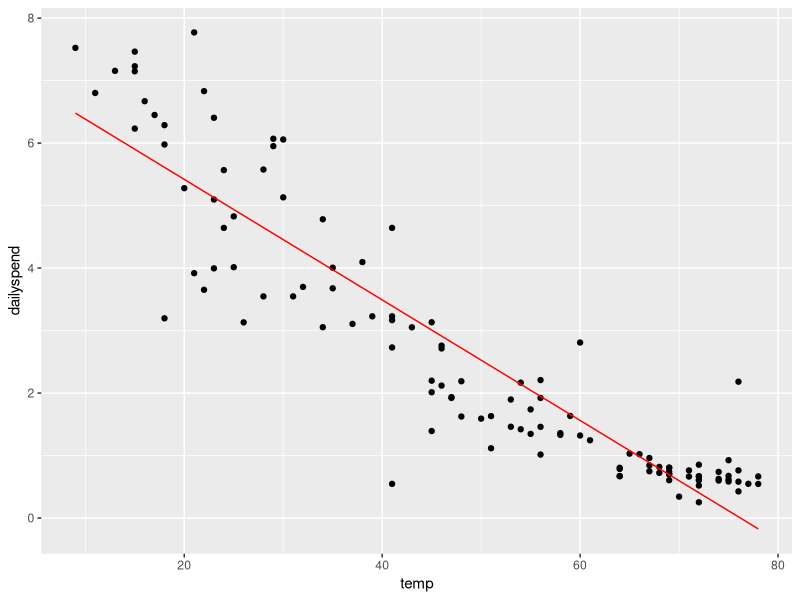
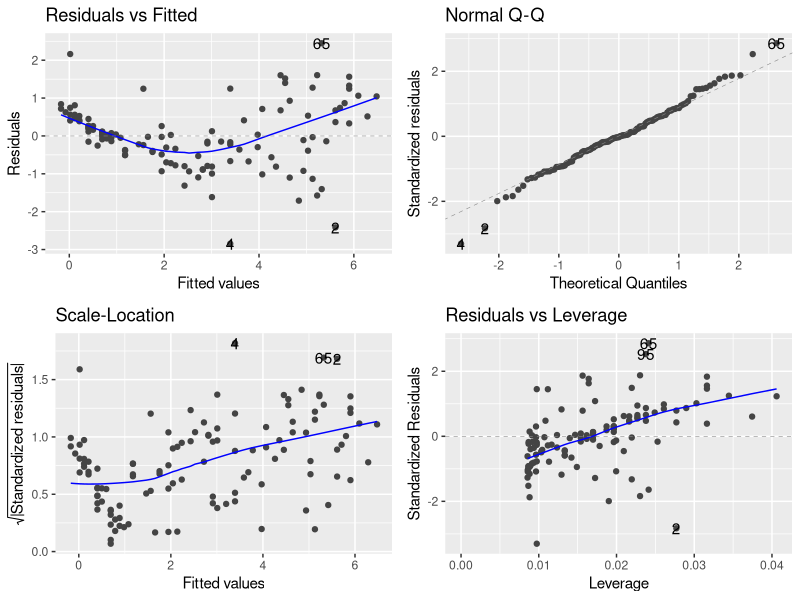
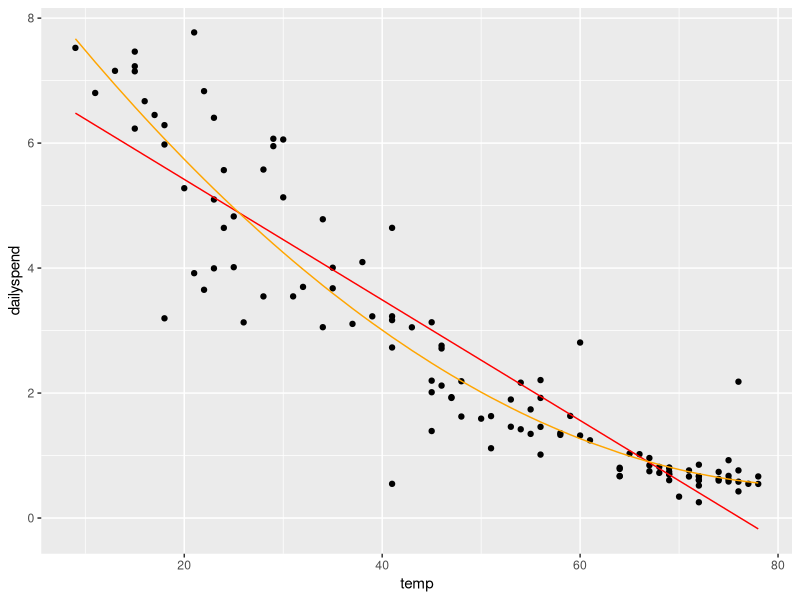
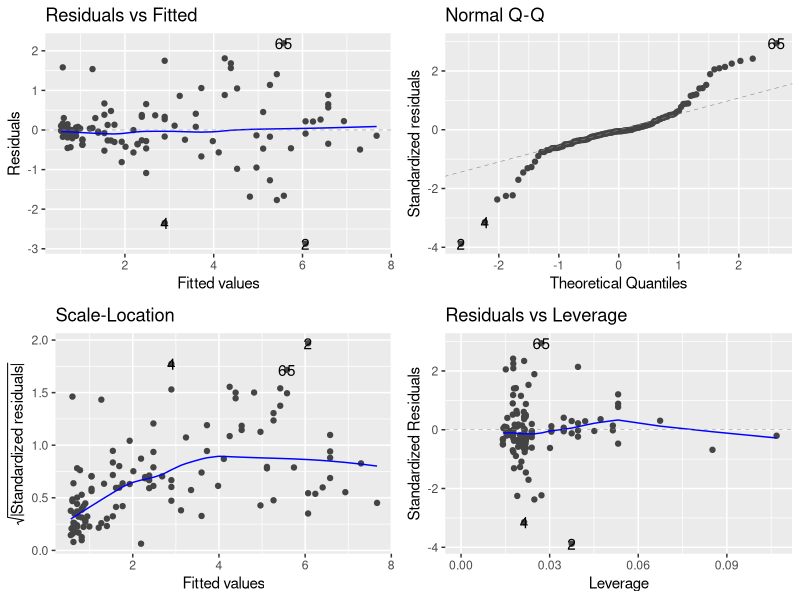
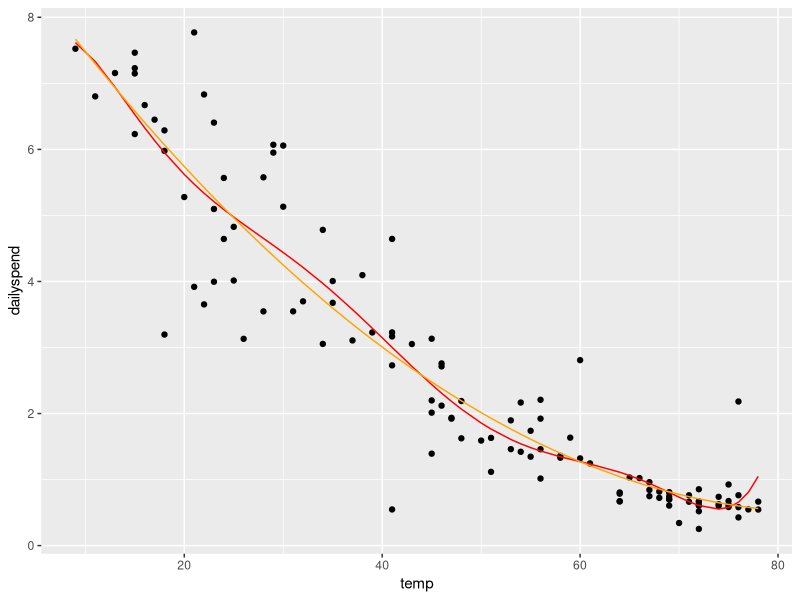
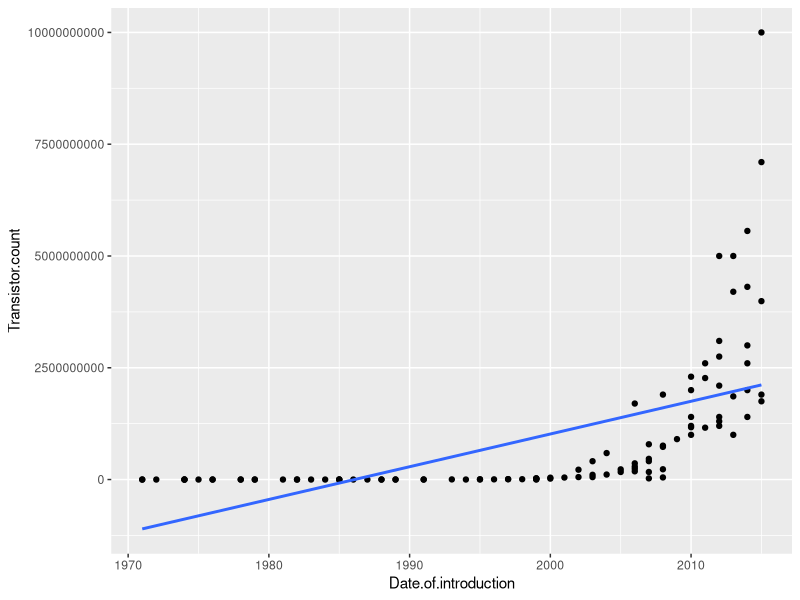
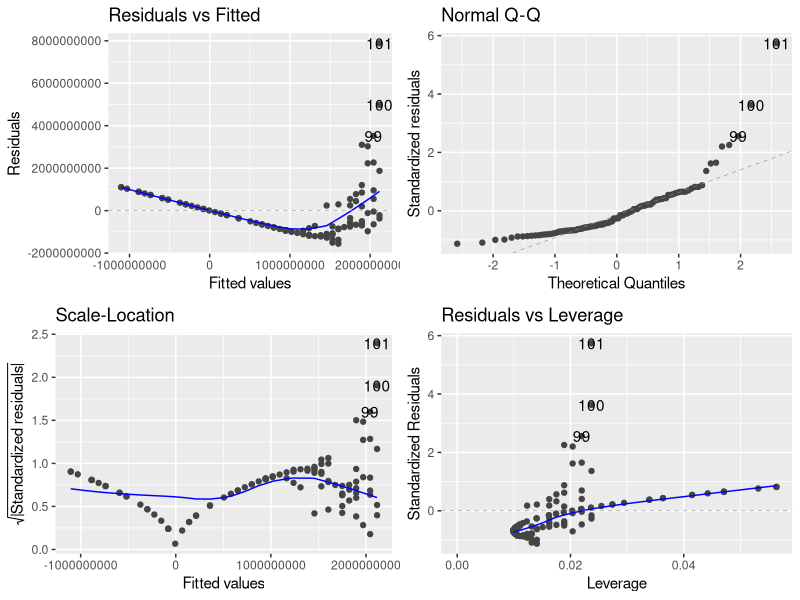
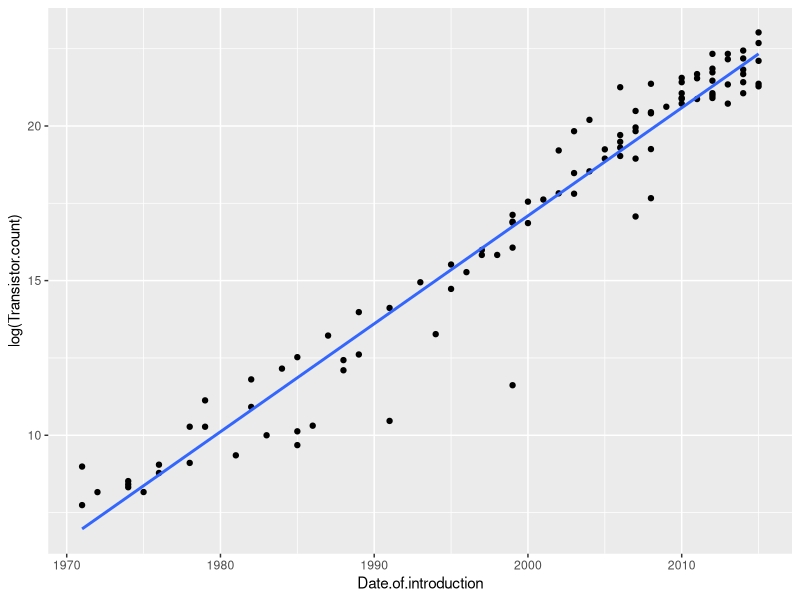

Here is the R script that generated these plots, in order:
## ---- chunk 1
# Include setup
library(tidyverse)
library(ggfortify)
library(knitr)

knitr::opts_chunk$set(
  echo = FALSE, fig.align = "center"
)

hook_output <- knit_hooks$get("output")
knit_hooks$set(output = function(x, options) {
  lines <- options$output.lines
  if (is.null(lines)) {
    return(hook_output(x, options))  # pass to default hook
  }
  x <- unlist(strsplit(x, "\n"))
  more <- "..."
  if (length(lines) == 1) {        # first n lines
    if (length(x) > lines) {
      # truncate the output, but add ....
      x <- c(head(x, lines), more)
    }
  } else {
    x <- c(more, x[lines], more)
  }
  # paste these lines together
  x <- paste(c(x, ""), collapse = "\n")
  hook_output(x, options)
})
## ---- chunk 2
utilities = read.csv("week_06_docs/utilities.csv")
options(scipen = 999)
## ---- chunk 3
#| eval: true
#| echo: true
#| output: true
lm1 <- lm(dailyspend ~ temp, data=utilities) 
summary(lm1)
## ---- chunk 4
#| eval: true
#| echo: true
#| output: true
library(tidyverse)
ggplot(utilities, aes(x = temp, y = dailyspend)) +
  geom_point() +
  geom_line(aes(x = temp, y = predict(lm1)), col = "red")
## ---- chunk 5
#| eval: true
#| echo: true
#| output: true
library(ggfortify)
autoplot(lm1)
## ---- chunk 6
#| eval: true
#| echo: true
#| output: true
lm2 <- lm(dailyspend ~ temp + I(temp^2), data=utilities) 
summary(lm2)
## ---- chunk 7
#| eval: true
#| echo: true
#| output: true
confint(lm2)
## ---- chunk 8
#| eval: true
#| echo: true
#| output: true
ggplot(utilities, aes(x = temp, y = dailyspend)) +
  geom_point() + 
  geom_line(aes(x = temp, y = predict(lm1)), col = "red") + 
  geom_line(aes(x = temp, y = predict(lm2)), col = "orange")
## ---- chunk 9
#| eval: true
#| echo: true
#| output: true
autoplot(lm2)
## ---- chunk 10
lm1 <- lm(dailyspend ~ temp, data=utilities) 
summary(lm1)

lm2 <- lm(dailyspend ~ poly(temp,2), data=utilities) 
summary(lm2)

lm3 <- lm(dailyspend ~ poly(temp,3), data=utilities) 
summary(lm3)

lm4 <- lm(dailyspend ~ poly(temp,4), data=utilities) 
summary(lm4)

lm5 <- lm(dailyspend ~ poly(temp,5), data=utilities) 
summary(lm5)

lm6 <- lm(dailyspend ~ poly(temp,6), data=utilities) 
summary(lm6)

lm7 <- lm(dailyspend ~ poly(temp,7), data=utilities) 
summary(lm7)
## ---- chunk 11
#| eval: true
#| echo: true
#| output: true
lm7 <- lm(dailyspend ~ poly(temp,7), data=utilities) 
ggplot(utilities, aes(x = temp, y = dailyspend)) +
  geom_point() + 
  geom_line(aes(x = temp, y = predict(lm7)), col = "red") + 
  geom_line(aes(x = temp, y = predict(lm2)), col = "orange")
## ---- chunk 12
moores = read.csv("week_06_docs/moores-law.csv")
## ---- chunk 13
#| eval: true
#| echo: true
#| output: true
ggplot(moores, aes(x = Date.of.introduction, y = Transistor.count)) +
  geom_point() +
  geom_smooth(method = "lm", se = FALSE)
## ---- chunk 14
#| eval: true
#| echo: true
#| output: true
lm_moore = lm(Transistor.count ~ Date.of.introduction, data = moores)
autoplot(lm_moore)
## ---- chunk 15
#| eval: true
#| echo: true
#| output: true
ggplot(moores, aes(x = Date.of.introduction, y = log(Transistor.count))) +
  geom_point() +
  geom_smooth(method = "lm", se = FALSE)
## ---- chunk 16
#| eval: true
#| echo: true
#| output: true
options(scipen = 999)
lm_moore = lm(log(Transistor.count) ~ Date.of.introduction, data = moores)
summary(lm_moore)
## ---- chunk 17
#| eval: true
#| echo: true
#| output: true
autoplot(lm_moore)
## ---- chunk 18
#| eval: true
#| echo: true
#| output: true
ggplot(moores, aes(x = Date.of.introduction, y = Transistor.count)) +
  geom_point() +
  geom_line(aes(x = Date.of.introduction, y = exp(predict(lm_moore))), col = "orange") 
